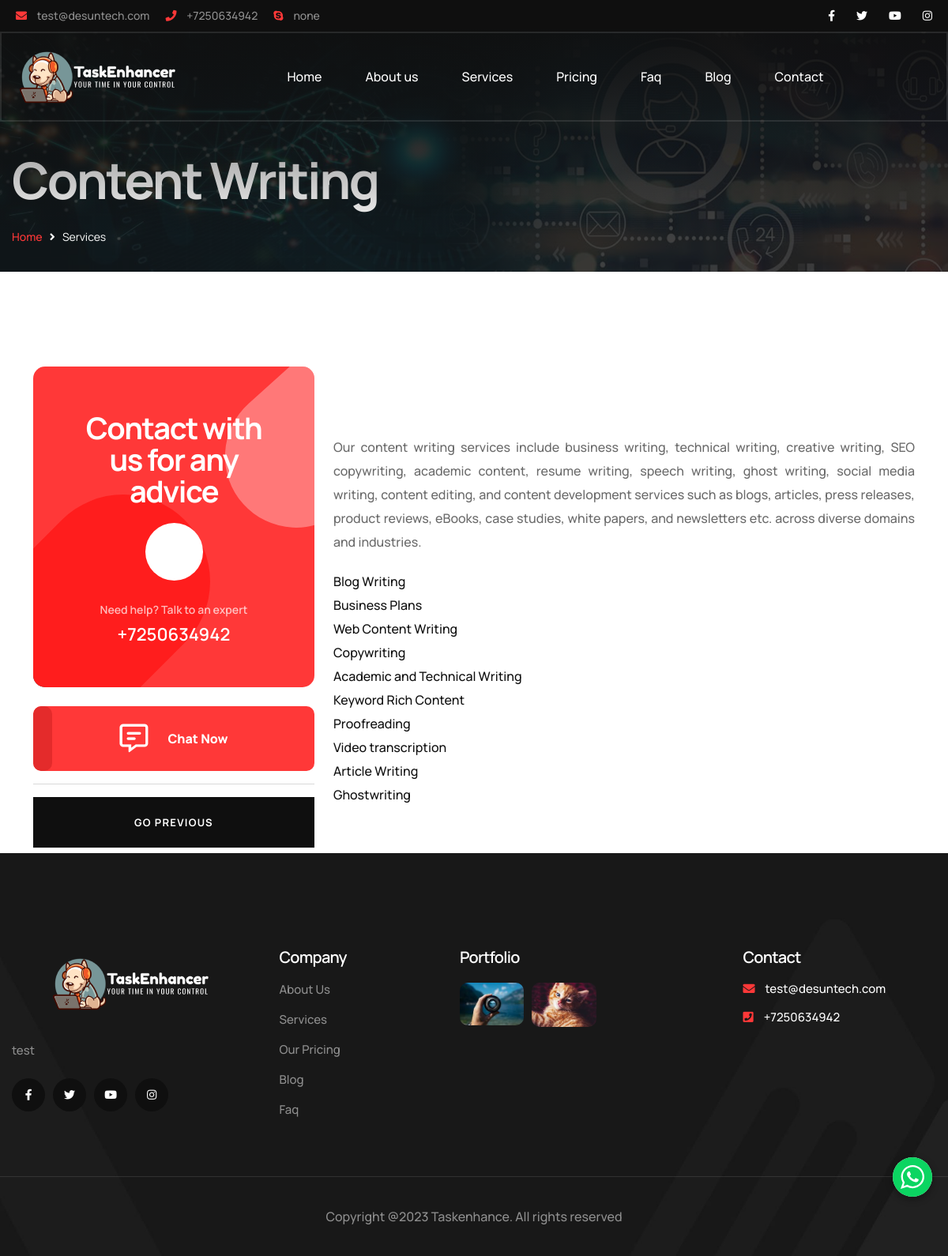
/service_details.php?id=21&p_name=Content+Writing, run on the app's committed database.
### tables this page shows
CREATE TABLE `site_info` (
  `id` int(11) NOT NULL,
  `footer_description` text DEFAULT NULL,
  `email` varchar(155) DEFAULT NULL,
  `phone` varchar(12) DEFAULT NULL,
  `skype` varchar(155) DEFAULT NULL,
  `whatsapp` varchar(12) DEFAULT NULL,
  `youtube_link` varchar(155) DEFAULT NULL,
  `twitter_link` varchar(155) DEFAULT NULL,
  `instagram_link` varchar(155) DEFAULT NULL,
  `facebook_link` varchar(155) DEFAULT NULL,
  `number_of_happy_customer` int(11) NOT NULL,
  `number_of_client` int(11) NOT NULL,
  `number_of_jobs` int(11) NOT NULL,
  `number_of_workers` int(11) NOT NULL,
  `number_of_contrubutors` int(11) NOT NULL,
  `others1` varchar(155) DEFAULT NULL,
  `others2` varchar(155) DEFAULT NULL,
  `updated_at` datetime DEFAULT NULL,
  `updated_by` varchar(155) DEFAULT NULL
);

CREATE TABLE `services` (
  `service_id` int(11) NOT NULL,
  `short_desp` varchar(500) NOT NULL,
  `long_desp` longtext DEFAULT NULL,
  `icon` varchar(155) NOT NULL,
  `status` enum('active','inactive') DEFAULT 'active',
  `create_at` datetime NOT NULL DEFAULT current_timestamp(),
  `update_at` datetime NOT NULL DEFAULT current_timestamp() ON UPDATE current_timestamp()
);

CREATE TABLE `portfolio` (
  `portfolio_id` int(11) NOT NULL,
  `image` longblob NOT NULL,
  `url_text` varchar(100) DEFAULT NULL,
  `name` varchar(255) NOT NULL,
  `create_at` timestamp NOT NULL DEFAULT current_timestamp(),
  `update_at` datetime DEFAULT current_timestamp() ON UPDATE current_timestamp()
);

### framework/methods/crud.php (called while the page is built, shortened)
<?php
function fetchRow($table_name, $condition = 1)
{
    global $conn;
    $query = "SELECT * FROM `$table_name` WHERE $condition ";
    $result = mysqli_query($conn, $query);
    return mysqli_fetch_array($result);
}

### service_details.php (the view, shortened to what this page needs)
<?php
require_once("config.php") ;
require_once("inc/header.php");
if(isset($_GET['id'])){
  $id = $_GET['id'];
  $sql = "SELECT * FROM `services` WHERE `service_id` = $id ";
  $result = mysqli_query($conn, $sql);
  $row = mysqli_fetch_assoc($result);
    ?>
    <section class="page-title" style="background-image: url(images/main-slider/3.jpg);">
      <div class="auto-container">
        <div class="title-outer">
          <h3 class="title text-white" style="color: #fff !important;"> <?= $row['short_desp'] ?></h3>
          <ul class="page-breadcrumb">
            <li><a href="index.php">Home</a></li>
            <i class="fa fa-angle-right"></i>
            <li>Services</li>
          </ul>
        </div>
      </div>
    </section>
    <section class="services-details">
      <div class="container">
        <div class="row">
          <div class="col-xl-4 col-lg-4">
            <div class="service-sidebar">
              <div class="sidebar-widget service-sidebar-single">
                <div class="service-details-help">
                  <div class="help-shape-1"></div>
                  <div class="help-shape-2"></div>
                  <h2 class="help-title">Contact with <br> us for any <br> advice</h2>
                  <div class="help-icon">
                    <span class=" lnr-icon-phone-handset"></span>
                  </div>
                  <div class="help-contact">
                    <p>Need help? Talk to an expert</p>
                    <a href="tel:<?= $site_info_header['phone'] ?>">+<?= $site_info_header['phone'] ?></a>
                  </div>
                </div>
                <div class="sidebar-widget service-sidebar-single mt-4">
                  <div class="service-sidebar-single-btn wow fadeInUp" data-wow-delay="0.5s" data-wow-duration="1200m">
                    <a href="https://web.whatsapp.com/send?phone=<?= $site_info_header['whatsapp'] ?>" class="theme-btn btn-style-one d-grid"><span class="btn-title"><span
                          class="fa-thin fa-message-lines"></span>Chat Now</span></a>
                        <hr>
                          <a href="services.php" class="theme-btn btn-style-two d-grid"><span class="btn-title">Go  Previous</span></a>
                  </div>
                </div>
              </div>
            </div>
          </div>
          <div class="col-xl-8 col-lg-8">
            <div class="services-details__content">
              <h3 class="mt-4"> <?php print_r($row['short_desp']); ?></h3>
              <p class="text-justify"> <?=$row['long_desp']; ?>
              </p>
            </div>
          </div>
        </div>
      </div>
    </section>
 <?php
}
     include("inc/footer.php"); ?>

### inc/header.php (shortened to what this page needs)
<?php
$site_info_header = fetchRow('site_info');
?>
<!DOCTYPE html>
<html lang="en">
<head>
    <link href="css/bootstrap.min.css" rel="stylesheet">
    <link href="css/style.css" rel="stylesheet">
    <link href="css/style.css" rel="stylesheet">
    <link href="css/responsive.css" rel="stylesheet">
    <link rel="stylesheet" href="https://pro.fontawesome.com/releases/v5.10.0/css/all.css"
>
</head>
<body>
    <div class="page-wrapper">
        <header class="main-header header-style-one">
            <div class="header-top">
                <div class="inner-container">
                    <div class="top-left">
                        <ul class="list-style-one">
                            <?php if ($site_info_header['email'] != '') { ?>
                                <li><a href="mailto:<?= $site_info_header['email'] ?>"><i class="fa fa-envelope"></i> <?= $site_info_header['email'] ?></a></li>
                            <?php } ?>
                            <?php if ($site_info_header['phone'] != '') { ?>
                                <li><a href="tel:<?= $site_info_header['phone'] ?>"><i class="fa fa-phone"></i> +<?= $site_info_header['phone'] ?></a></li>
                            <?php } ?>
                            <?php if ($site_info_header['skype'] != '') { ?>
                                <li><a href="<?= $site_info_header['skype'] ?>"><i class="fab fa-skype"></i> <?= $site_info_header['skype'] ?></a></li>
                            <?php } ?>
                        </ul>
                    </div>
                    <div class="top-right">
                        <ul class="social-icon-one">
                            <?php if ($site_info_header['facebook_link'] != '') { ?>
                                <li><a href="<?= $site_info_header['facebook_link'] ?>"><i class="fab fa-facebook-f"></i></a></li>
                            <?php } ?>
                            <?php if ($site_info_header['twitter_link'] != '') { ?>
                                <li><a href="<?= $site_info_header['twitter_link'] ?>"><i class="fab fa-twitter"></i></a></li>
                            <?php } ?>
                            <?php if ($site_info_header['youtube_link'] != '') { ?>
                                <li><a href="<?= $site_info_header['youtube_link'] ?>"><i class="fab fa-youtube"></i></a></li>
                            <?php } ?>
                            <?php if ($site_info_header['instagram_link'] != '') { ?>
                                <li><a href="<?= $site_info_header['instagram_link'] ?>"><i class="fab fa-instagram"></i></a></li>
                            <?php } ?>
                        </ul>
                    </div>
                </div>
            </div>
            <div class="header-lower">
                <div class="container-fluid">
                    <div class="main-box">
                        <div class="logo-box">
                            <div class="logo">
                                <a href="index.php"><img src="images/logo-3.png" alt="" title="Tronis"></a>
                            </div>
                        </div>
                        <div class="nav-outer">
                            <nav class="nav main-menu">
                                <ul class="navigation">
                                    <li><a href="index.php">Home</a></li>
                                    <li><a class=" " href="about.php">About us</a></li>                                    <li><a href="services.php">Services</a></li>
                                    <li><a href="pricing.php">Pricing</a></li>
                                    <li><a href="faq.php">Faq</a></li>
                                    <li><a href="blog.php">Blog</a></li>
                                    <li><a href="contact.php">Contact</a></li>
                                </ul>
                            </nav>
                        </div>
                    </div>
                </div>
            </div>
        </header>

### inc/footer.php (shortened to what this page needs)
<footer class="main-footer">
  <div class="bg bg-pattern-9"></div>
  <div class="widgets-section">
    <div class="auto-container">
      <div class="row">
        <div class="footer-column col-xl-3 col-lg-12 col-md-12">
          <div class="footer-widget about-widget">
            <div class="logo">
              <a href="index.php"><img src="images/logo-3.png" alt=""></a>
            </div>
            <div class="text"><?= $site_info_header['footer_description'] ?></div>
            <ul class="social-icon-two">
              <?php if ($site_info_header['facebook_link'] != '') { ?>
                <li><a href="<?= $site_info_header['facebook_link'] ?>"><i class="fab fa-facebook-f"></i></a></li>
              <?php } ?>
              <?php if ($site_info_header['twitter_link'] != '') { ?>
                <li><a href="<?= $site_info_header['twitter_link'] ?>"><i class="fab fa-twitter"></i></a></li>
              <?php } ?>
              <?php if ($site_info_header['youtube_link'] != '') { ?>
                <li><a href="<?= $site_info_header['youtube_link'] ?>"><i class="fab fa-youtube"></i></a></li>
              <?php } ?>
              <?php if ($site_info_header['instagram_link'] != '') { ?>
                <li><a href="<?= $site_info_header['instagram_link'] ?>"><i class="fab fa-instagram"></i></a></li>
              <?php } ?>
            </ul>
          </div>
        </div>
        <div class="footer-column col-xl-3 col-lg-4 col-md-4">
          <div class="footer-widget links-widget">
            <h6 class="widget-title">Company</h6>
            <ul class="user-links">
              <li><a href="about.php">About Us</a></li>
              <li><a href="services.php">Services</a></li>
              <li><a href="pricing.php">Our Pricing</a></li>
              <li><a href="blog.php">Blog</a></li>
              <li><a href="faq.php">Faq</a></li>
            </ul>
          </div>
        </div>
        <div class="footer-column col-xl-3 col-lg-4 col-md-4 col-sm-8">
          <div class="footer-widget gallery-widget">
            <?php $id = 0;
            $sql = "SELECT * FROM `portfolio`";
            $result = mysqli_query($conn, $sql);
            $row = mysqli_num_rows($result);
            if (!$row == 0) { ?>
              <h6 class="widget-title">Portfolio</h6>
              <div class="widget-content">
                <div class="outer clearfix">
                  <?php
                  while ($rows = mysqli_fetch_assoc($result)) {
                    $id = $id + 1; ?>
                    <figure class="image">
                      <a href="<?php echo $rows['url_text'] ?>"><img src="admin/<?php echo $rows['image'] ?>" width="30px" height="50px" alt=""></a>
                    </figure>
                  <?php } ?>
                </div>
              </div>
            <?php } ?>
          </div>
        </div>
        <div class="footer-column col-xl-3 col-lg-4 col-md-4">
          <div class="footer-widget contacts-widget">
            <h6 class="widget-title">Contact</h6>
            <ul class="contact-info">
              <li><i class="fa fa-envelope"></i> <a href="mailto:<?= $site_info_header['email'] ?>"><?= $site_info_header['email'] ?></a><br>
              </li>
              <li><i class="fa fa-phone-square"></i> <a href="tel:<?= $site_info_header['phone'] ?>">+<?= $site_info_header['phone'] ?></a><br></li>
            </ul>
          </div>
        </div>
      </div>
    </div>
  </div>
  <div class="footer-bottom">
    <div class="auto-container">
      <div class="inner-container">
        <div class="copyright-text">Copyright @2023 Taskenhance. All rights reserved</a>
        </div>
      </div>
    </div>
  </div>
</footer>
</div>
<div class="integration">
  <a target="_blank" href="https://web.whatsapp.com/send?phone=<?= $site_info_header['whatsapp'] ?>">
    <div class="whatsapp-message">
      <img class="whatsapp-image" src="images/chaticon.svg">
    </div>
  </a>
</div>
</body>
</html>

### css/responsive.css (style rules this page uses)
@media only screen and (max-width: 1439px) { .header-style-one .container-fluid, .header-top .inner-container { padding: 0 20px; } }
@media only screen and (max-width: 1439px) { .header-style-one .header-lower .logo-box { padding: 10px 0 } }

### css/linear.css (style rules this page uses)
.lnr, [class^="lnr-"], [class*=" lnr-"] { font-family: 'linearicons-free'; speak: none; font-style: normal; font-weight: normal; font-variant: normal; text-transform: none; line-height: 1; -webkit-font-smoothing: antialiased; -moz-osx-font-smoothing: grayscale; }
.lnr-icon-phone-handset:before { content: "\e830"; }

### service_details.php (style rules this page uses)
.services-details__content p { text-align: justify; }

### data on the page
site_info: email "test@desuntech.com", phone "7250634942", skype "none", footer_description "test"
services: short_desp "Content Writing", long_desp "Our content writing services include business writing, technical writing, creative writing, SEO copywriting, academic content, resume writing, speech writing, ghost writing, social media writing, content editing, and content development services such as blogs, articles, press releases, product reviews, eBooks, case studies, white papers, and newsletters etc. across diverse domains and industries. Blog Writing Business Plans Web Content Writing Copywriting Academic and Technical Writing Keyword Rich Content Proofreading Video transcription Article Writing Ghostwriting"
portfolio: image (picture)
portfolio: image (picture)
